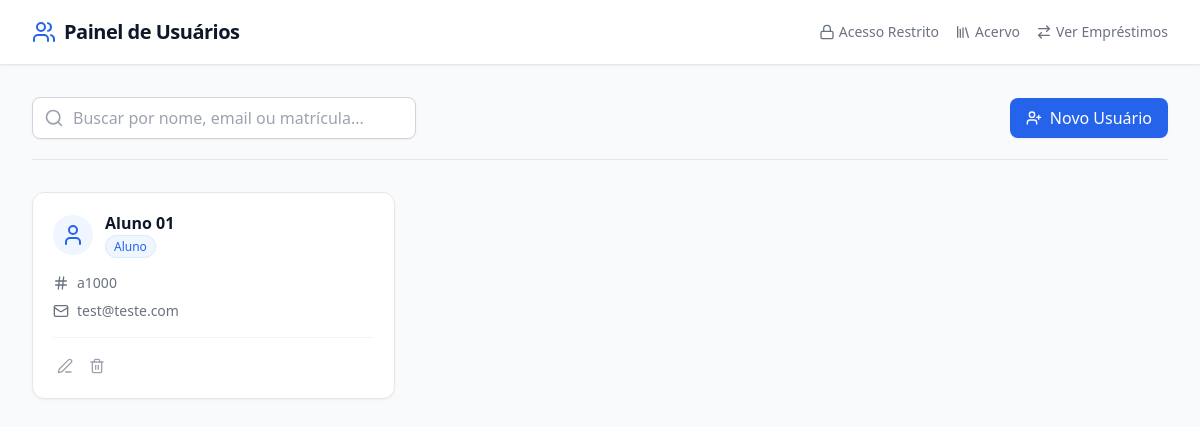
The app's page /usuarios/, older data.
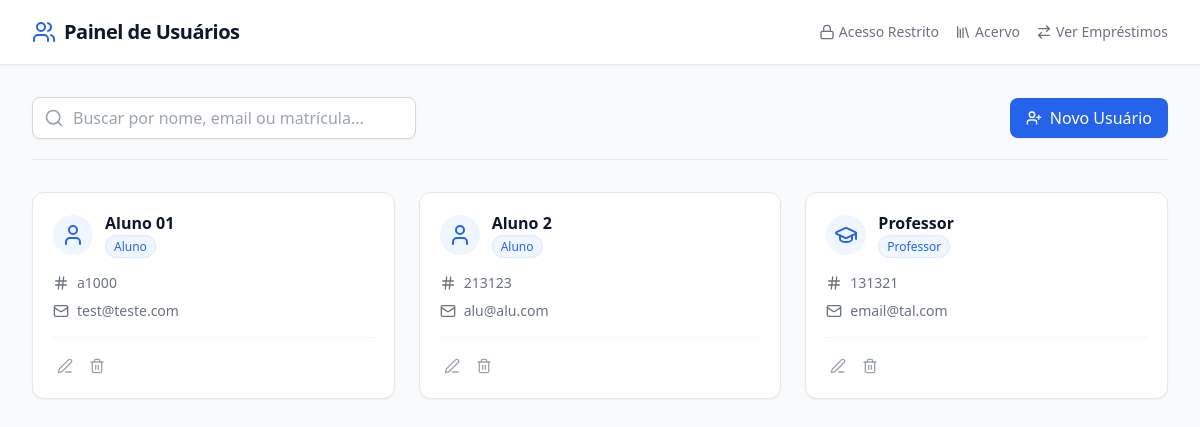
The same page, newer data.
### usuarios/models.py (models this page shows, shortened)
class Usuario(models.Model):
    __table_name__ = 'usuarios'  # Nome explícito da tabela para clareza e controle
    nome = models.CharField(max_length=150)
    cpf = models.CharField(max_length=11, unique=True)
    email = models.EmailField(unique=True)
    matricula = models.CharField(max_length=20, unique=True)
    ativo = models.BooleanField(default=True)
    @property
    def tipo_usuario(self) -> str:
        if hasattr(self, 'aluno'):
            return 'Aluno'
        if hasattr(self, 'professor'):
            return 'Professor'
        return 'Administrador'

### usuarios/views.py (the view)
# urls.py: path('', views.painel_usuarios, name='painel_usuarios'),
def painel_usuarios(request):
    usuarios = Usuario.objects.filter(ativo=True).order_by('nome')
    return render(request, 'usuarios/painel_usuarios.html', {'usuarios': usuarios})

### usuarios/templates/usuarios/painel_usuarios.html (shortened to what this page needs)
<!DOCTYPE html>
<html lang="pt-BR">
<head>
    <script src="https://cdn.tailwindcss.com"></script>
</head>
<body class="bg-gray-50 font-sans text-slate-800 min-h-screen">
    <nav class="bg-white shadow-sm border-b border-gray-200">
        <div class="max-w-7xl mx-auto px-4 sm:px-6 lg:px-8 h-16 flex items-center justify-between">
            <div class="flex items-center gap-2">
                <i data-lucide="users" class="text-blue-600"></i>
                <span class="font-bold text-xl tracking-tight text-slate-900">Painel de Usuários</span>
            </div>
            <div class="flex gap-4">
                <a href="/admin" class="text-sm font-medium text-gray-500 hover:text-blue-600 flex items-center gap-1">
                    <i data-lucide="lock" class="w-4 h-4"></i> Acesso Restrito
                </a>
                <a href="{% url 'acervo:catalogo' %}" class="text-sm font-medium text-gray-500 hover:text-blue-600 flex items-center gap-1 transition-colors">
                    <i data-lucide="library" class="w-4 h-4"></i> Acervo
                </a>
                <a href="{% url 'operacoes:painel_emprestimos' %}" class="text-sm font-medium text-gray-500 hover:text-blue-600 flex items-center gap-1 transition-colors">
                    <i data-lucide="arrow-right-left" class="w-4 h-4"></i> Ver Empréstimos
                </a>
            </div>
        </div>
    </nav>
    <main class="max-w-7xl mx-auto px-4 sm:px-6 lg:px-8 py-8">
        <div class="mb-8 flex flex-col md:flex-row justify-between items-center gap-4 border-b border-gray-200 pb-5">
            <div class="relative w-full md:w-96">
                <div class="absolute inset-y-0 left-0 pl-3 flex items-center pointer-events-none">
                </div>
                <input type="text" name="q" placeholder="Buscar por nome, email ou matrícula..."
                       class="block w-full pl-10 pr-3 py-2 border border-gray-300 rounded-lg focus:ring-blue-500 focus:border-blue-500 shadow-sm"
                       hx-get="{% url 'usuarios:buscar_usuarios' %}"
                       hx-trigger="keyup changed delay:300ms, search"
                       hx-target="#grid-usuarios">
            </div>
            <a href="{% url 'usuarios:adicionar_usuario' %}" class="inline-flex items-center gap-2 px-4 py-2 bg-blue-600 text-white rounded-lg hover:bg-blue-700 transition-colors shadow-sm whitespace-nowrap">
                <i data-lucide="user-plus" class="w-4 h-4"></i> Novo Usuário
            </a>
        </div>
        <div id="grid-usuarios" class="grid grid-cols-1 md:grid-cols-2 lg:grid-cols-3 gap-6">
            {% include 'usuarios/partials/grid_usuarios.html' %}
        </div>
    </main>
</body>
</html>

### usuarios/templates/usuarios/partials/grid_usuarios.html (shortened to what this page needs)
{% for usuario in usuarios %}
<div class="bg-white rounded-xl shadow-sm border border-gray-200 p-5 flex flex-col hover:shadow-md transition-shadow">
    <div class="flex justify-between items-start mb-4">
        <div class="flex items-center gap-3">
            <div class="bg-blue-50 p-2 rounded-full">
                <i data-lucide="{% if usuario.tipo_usuario == 'Professor' %}graduation-cap{% else %}user{% endif %}" class="w-6 h-6 text-blue-600"></i>
            </div>
            <div>
                <h3 class="font-bold text-slate-900 leading-tight">{{ usuario.nome }}</h3>
                <span class="text-xs font-medium text-blue-600 bg-blue-50 px-2 py-0.5 rounded-full border border-blue-100">
                    {{ usuario.tipo_usuario }}
                </span>
            </div>
        </div>
    </div>
    <div class="space-y-2 text-sm text-gray-500 flex-grow mb-4">
        <p class="flex items-center gap-2"><i data-lucide="hash" class="w-4 h-4"></i> {{ usuario.matricula }}</p>
        <p class="flex items-center gap-2"><i data-lucide="mail" class="w-4 h-4"></i> {{ usuario.email }}</p>
    </div>
    <div class="flex items-center justify-between pt-4 border-t border-gray-100">
        <div class="flex gap-2">
            <a href="{% url 'usuarios:editar_usuario' usuario.id %}" class="text-gray-400 hover:text-blue-600 transition-colors p-1" title="Editar">
                <i data-lucide="edit-3" class="w-4 h-4"></i>
            </a>
            <button hx-get="{% url 'usuarios:excluir_usuario' usuario.id %}" hx-target="#modal-container" class="text-gray-400 hover:text-red-600 transition-colors p-1" title="Excluir">
                <i data-lucide="trash-2" class="w-4 h-4"></i>
            </button>
        </div>
    </div>
</div>
{% empty %}
<div class="col-span-full py-12 text-center text-gray-500">
    <i data-lucide="users" class="mx-auto h-12 w-12 text-gray-300 mb-3"></i>
    <p>Nenhum usuário encontrado.</p>
</div>
{% endfor %}

Row changes from the older to the newer data that the page shows:
added Usuario: nome "Aluno 2", tipo_usuario "Aluno", matricula "213123", email "alu@alu.com"
added Usuario: nome "Professor", tipo_usuario "Professor", matricula "131321", email "email@tal.com"
